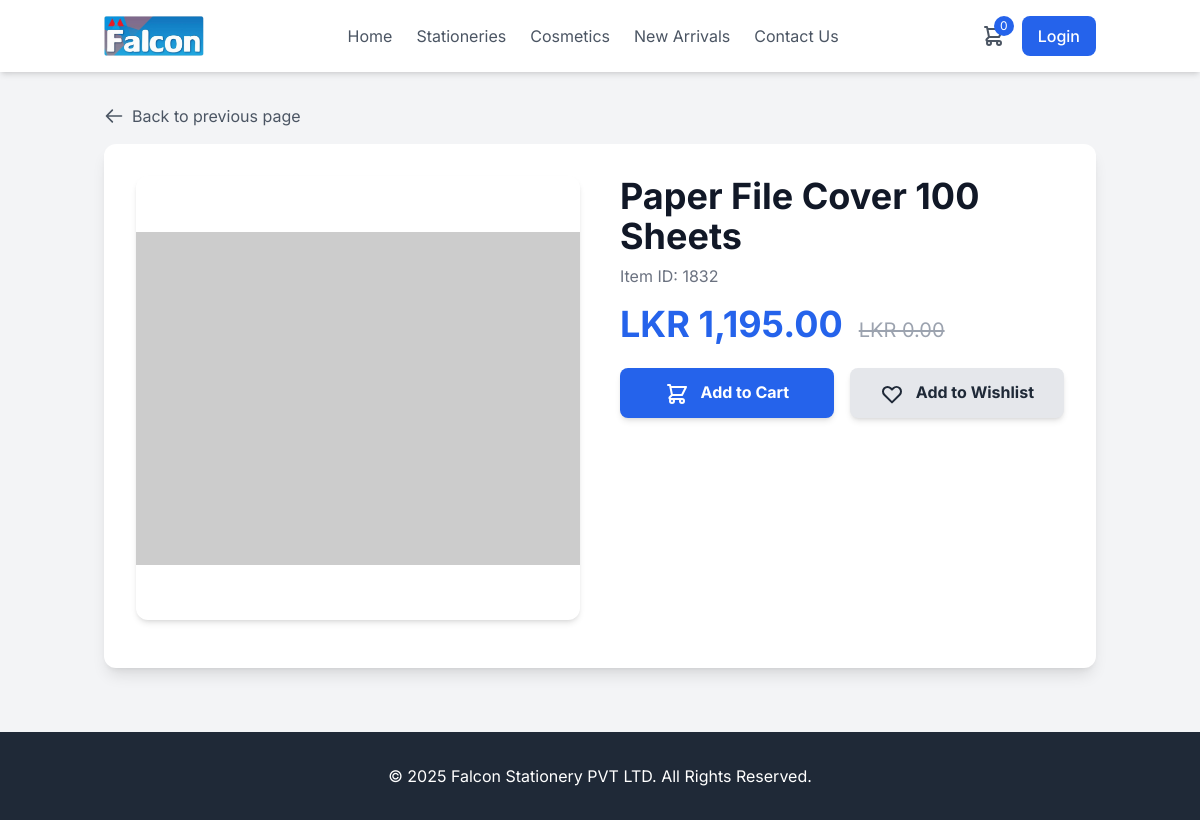
The page /falconstationery.com/product_detail.php?ItemID=1832 on the database its author committed.
### tables this page shows
CREATE TABLE `Item_List` (
  `ItemID` int(11) NOT NULL,
  `CategoryID` int(11) NOT NULL,
  `SubCategoryID` int(11) DEFAULT NULL,
  `Name` varchar(255) NOT NULL,
  `ProductPhoto` varchar(255) DEFAULT NULL,
  `Price` decimal(10,2) DEFAULT NULL,
  `Description` text,
  `BrandName` varchar(100) DEFAULT NULL,
  `QtyPerBox` int(11) DEFAULT NULL,
  `NewArrival` tinyint(1) DEFAULT '0',
  `BulkPrice` decimal(10,2) DEFAULT NULL,
  `CartoonPcs` varchar(50) DEFAULT NULL,
  `Bulk_Description` text,
  `AvailabilityStatus` enum('Available','Not Available') DEFAULT 'Available',
  `LastUpdated` timestamp NOT NULL DEFAULT CURRENT_TIMESTAMP ON UPDATE CURRENT_TIMESTAMP,
  `created_at` datetime DEFAULT NULL,
  `SKU` varchar(50) DEFAULT NULL
);

### falconstationery.com/product_detail.php (the view, shortened to what this page needs)
<?php
$conn = new mysqli(DB_SERVER, DB_USERNAME, DB_PASSWORD, DB_NAME);
$item = null;
$imageSrc = "https://placehold.co/800x600/e5e7eb/7f8c8d?text=No+Image";
$itemId = isset($_GET['ItemID']) ? intval($_GET['ItemID']) : 0;
$loggedInUserName = isset($_SESSION['full_name']) ? htmlspecialchars($_SESSION['full_name']) : '';
function formatCurrency($value) {
    return number_format(floatval($value), 2);
}
function getDirectImageUrl($url, $size = "w800-h600") {
    return "https://placehold.co/800x600/e5e7eb/7f8c8d?text=No+Image";
}
if ($itemId > 0) {
    $sql = "SELECT ItemID, Name, ProductPhoto, Price, Description, BulkPrice, Bulk_Description FROM Item_List WHERE ItemID = ?";
    if ($stmt = $conn->prepare($sql)) {
        $stmt->bind_param("i", $itemId);
        $stmt->execute();
        $result = $stmt->get_result();
        if ($result->num_rows == 1) {
            $item = $result->fetch_assoc();
            $imageSrc = getDirectImageUrl($item['ProductPhoto']);
        }
    }
}
?>
<!DOCTYPE html>
<html lang="en">
<head>
    <script src="https://cdn.tailwindcss.com"></script>
</head>
<body class="bg-gray-100 text-gray-800">
    <header class="bg-white shadow-md flex-shrink-0">
        <div class="container mx-auto px-4 py-4 flex items-center justify-between">
            <a href="index.php" class="flex items-center space-x-2">
                <img src="./images/logo.png" alt="Logo" class="h-10">
            </a>
            <nav class="hidden md:flex items-center space-x-6">
                <a href="index.php" class="text-gray-600 hover:text-blue-600 transition duration-300">Home</a>
                <a href="stationeries.php" class="text-gray-600 hover:text-blue-600 transition duration-300">Stationeries</a>
                <a href="cosmetics.php" class="text-gray-600 hover:text-blue-600 transition duration-300">Cosmetics</a>
                <a href="new_arrivals.php" class="text-gray-600 hover:text-blue-600 transition duration-300">New Arrivals</a>
                <a href="contact.php" class="text-gray-600 hover:text-blue-600 transition duration-300">Contact Us</a>
            </nav>
            <div class="flex items-center space-x-4">
                <a href="cart.php" class="text-gray-600 hover:text-blue-600 transition duration-300 relative">
                    <span class="absolute -top-2 -right-2 bg-blue-600 text-white text-xs rounded-full h-5 w-5 flex items-center justify-center">
                        <?php echo isset($_SESSION['cart']) ? count($_SESSION['cart']) : 0; ?>
                    </span>
                </a>
                <div class="flex items-center space-x-2 md:space-x-4">
                    <?php if (isset($_SESSION['loggedin']) && $_SESSION['loggedin'] === true): ?>
                        <div class="hidden md:block text-gray-600">Welcome, <span class="font-semibold"><?php echo $loggedInUserName; ?></span></div>
                        <a href="profile.php" class="text-gray-600 hover:text-blue-600 transition duration-300">
                            <svg xmlns="http://www.w3.org/2000/svg" class="h-8 w-8" fill="none" viewBox="0 0 24 24" stroke="currentColor">
                                <path stroke-linecap="round" stroke-linejoin="round" stroke-width="2" d="M5.121 17.804A13.937 13.937 0 0112 16c2.5 0 4.847.655 6.879 1.804M15 10a3 3 0 11-6 0 3 3 0 016 0zm6 2a9 9 0 11-18 0 9 9 0 0118 0z" />
                            </svg>
                        </a>
                    <?php else: ?>
                        <a href="login.php" class="text-white bg-blue-600 hover:bg-blue-700 px-4 py-2 rounded-lg font-medium transition duration-300">Login</a>
                    <?php endif; ?>
                </div>
            </div>
        </div>
    </header>
    <main class="container mx-auto px-4 py-8">
        <div class="mb-4">
            <a href="javascript:void(0);" onclick="history.back();" class="flex items-center text-gray-600 hover:text-blue-600 transition duration-300">
                <svg xmlns="http://www.w3.org/2000/svg" class="h-5 w-5 mr-2" fill="none" viewBox="0 0 24 24" stroke="currentColor">
                    <path stroke-linecap="round" stroke-linejoin="round" stroke-width="2" d="M10 19l-7-7m0 0l7-7m-7 7h18" />
                </svg>
                Back to previous page
            </a>
        </div>
        <div class="bg-white p-4 md:p-8 rounded-xl shadow-lg">
            <div class="grid grid-cols-1 lg:grid-cols-2 gap-6 md:gap-10">
                <div class="flex flex-col items-center">
                    <div class="w-full main-image-container rounded-xl overflow-hidden shadow-md mb-4">
                        <img id="main-product-image" src="<?php echo htmlspecialchars($imageSrc); ?>" alt="<?php echo htmlspecialchars($item['Name']); ?>">
                    </div>
                </div>
                <div class="flex flex-col">
                    <h1 id="product-name" class="text-2xl sm:text-3xl md:text-4xl font-bold text-gray-900 mb-2"><?php echo htmlspecialchars($item['Name']); ?></h1>
                    <p class="text-gray-500 text-sm sm:text-base mb-4">Item ID: <?php echo htmlspecialchars($item['ItemID']); ?></p>
                    <div class="flex items-baseline mb-6">
                        <span class="text-3xl sm:text-4xl font-bold text-blue-600">LKR <span id="product-price"><?php echo formatCurrency($item['Price']); ?></span></span>
                        <?php if (!empty($item['BulkPrice'])): ?>
                        <span class="text-lg sm:text-xl text-gray-400 ml-4 line-through">LKR <span id="bulk-price"><?php echo formatCurrency($item['BulkPrice']); ?></span></span>
                        <?php endif; ?>
                    </div>
                    <div class="flex flex-col sm:flex-row space-y-4 sm:space-y-0 sm:space-x-4">
                        <button id="add-to-cart-modal-button" class="w-full sm:flex-1 bg-blue-600 hover:bg-blue-700 text-white font-bold py-3 px-6 rounded-lg shadow-md transition-colors">
                            Add to Cart
                        </button>
                        <button class="w-full sm:flex-1 bg-gray-200 hover:bg-gray-300 text-gray-800 font-bold py-3 px-6 rounded-lg shadow-md transition-colors">
                            Add to Wishlist
                        </button>
                    </div>
                </div>
            </div>
        </div>
    </main>
    <footer class="bg-gray-800 text-white py-8 mt-8">
        <div class="container mx-auto px-4 text-center">
            <p>&copy; <?php echo date("Y"); ?> Falcon Stationery PVT LTD. All Rights Reserved.</p>
        </div>
    </footer>
</body>
</html>

### falconstationery.com/product_detail.php (style rules this page uses)
body { font-family: 'Inter', sans-serif; background-color: #f3f4f6; }
.container { max-width: 1280px; }
.main-image-container { position: relative; width: 100%; padding-bottom: 100%; overflow: hidden; }
#main-product-image { position: absolute; top: 0; left: 0; width: 100%; height: 100%; object-fit: contain; cursor: zoom-in; }

### rows shown on the page
item_list: Name "Paper File Cover 100 Sheets", ItemID "1832", Price "1,195.00", BulkPrice "0.00"
